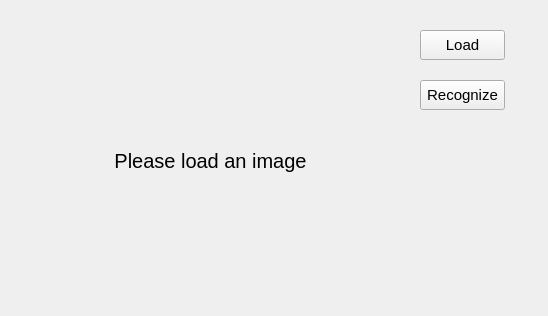
<?xml version="1.0" encoding="UTF-8"?>
<ui version="4.0">
 <class>Form</class>
 <widget class="QWidget" name="Form">
  <property name="geometry">
   <rect>
    <x>0</x>
    <y>0</y>
    <width>548</width>
    <height>316</height>
   </rect>
  </property>
  <property name="windowTitle">
   <string>Form</string>
  </property>
  <widget class="QPushButton" name="recogBtn">
   <property name="geometry">
    <rect>
     <x>420</x>
     <y>80</y>
     <width>85</width>
     <height>30</height>
    </rect>
   </property>
   <property name="minimumSize">
    <size>
     <width>85</width>
     <height>30</height>
    </size>
   </property>
   <property name="maximumSize">
    <size>
     <width>75</width>
     <height>25</height>
    </size>
   </property>
   <property name="font">
    <font>
     <pointsize>11</pointsize>
    </font>
   </property>
   <property name="text">
    <string>Recognize</string>
   </property>
  </widget>
  <widget class="QPushButton" name="loadBtn">
   <property name="geometry">
    <rect>
     <x>420</x>
     <y>30</y>
     <width>85</width>
     <height>30</height>
    </rect>
   </property>
   <property name="minimumSize">
    <size>
     <width>85</width>
     <height>30</height>
    </size>
   </property>
   <property name="maximumSize">
    <size>
     <width>75</width>
     <height>25</height>
    </size>
   </property>
   <property name="font">
    <font>
     <pointsize>11</pointsize>
    </font>
   </property>
   <property name="text">
    <string>Load</string>
   </property>
  </widget>
  <widget class="QLabel" name="label">
   <property name="geometry">
    <rect>
     <x>431</x>
     <y>251</y>
     <width>61</width>
     <height>31</height>
    </rect>
   </property>
   <property name="font">
    <font>
     <family>Consolas</family>
     <pointsize>16</pointsize>
    </font>
   </property>
   <property name="text">
    <string/>
   </property>
  </widget>
  <widget class="QLabel" name="previewImg">
   <property name="geometry">
    <rect>
     <x>20</x>
     <y>20</y>
     <width>381</width>
     <height>281</height>
    </rect>
   </property>
   <property name="font">
    <font>
     <pointsize>15</pointsize>
    </font>
   </property>
   <property name="text">
    <string>Please load an image</string>
   </property>
   <property name="alignment">
    <set>Qt::AlignCenter</set>
   </property>
  </widget>
 </widget>
 <resources/>
 <connections/>
</ui>
